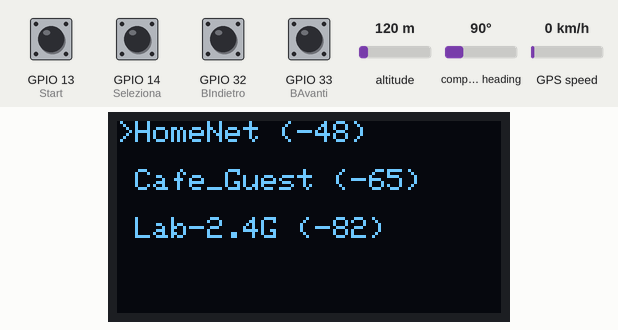
Simulated run of this sketch. Board: ESP32. Parts: 128×64 one-colour display. Inputs (shaded band) come from the test bench; at power-on: GPIO 13 (Start), GPIO 14 (Seleziona), GPIO 32 (BIndietro), GPIO 33 (BAvanti) HIGH, altitude 120 m, compass heading 90°, GPS speed 0 km/h. A WiFi scan finds three made-up networks; storage starts empty; the GPS gets a fix after 3 s at 37.7749, -122.4194 with 8 satellites; what the sketch prints to the serial monitor is not drawn.

Above: at 3.2 s.
3.3 s: GPIO 13 (Start) pulled LOW for 0.15 s
6.8 s: GPIO 32 (BIndietro) pulled LOW for 1 s
At 8.5 s:
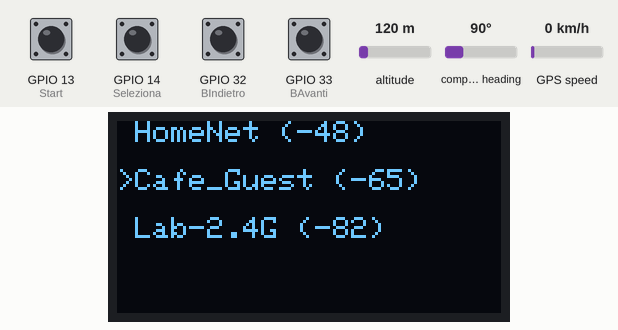
9.3 s: GPIO 14 (Seleziona) pulled LOW for 0.15 s
At 9.7 s:
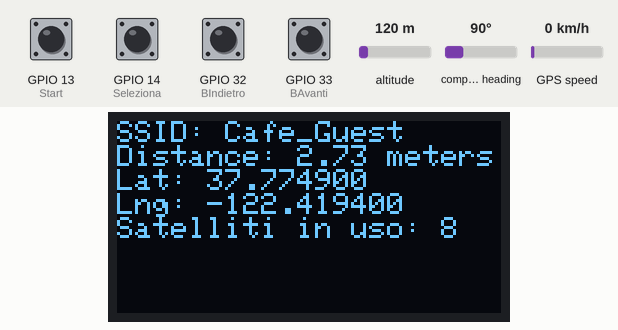
10.9 s: GPIO 33 (BAvanti) pulled LOW for 0.15 s
At 12.6 s:
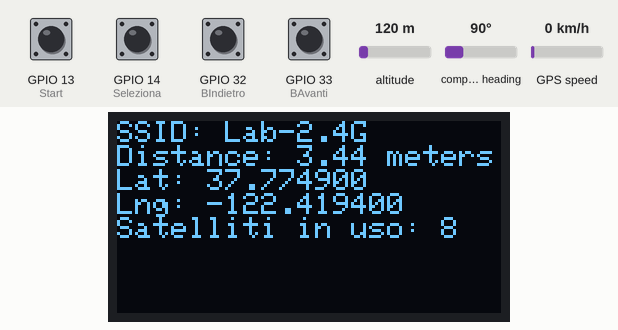
12.9 s: GPIO 33 (BAvanti) pulled LOW for 0.15 s
At 14.4 s:
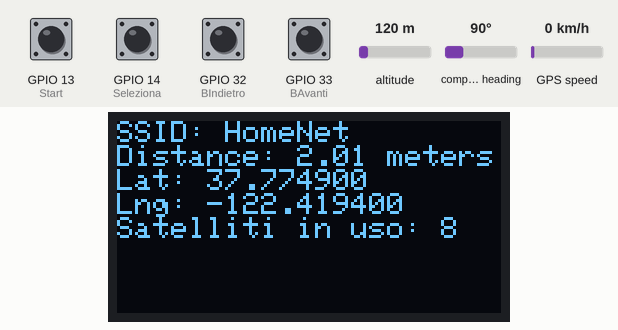
14.9 s: GPIO 33 (BAvanti) pulled LOW for 1 s
At 16.7 s:
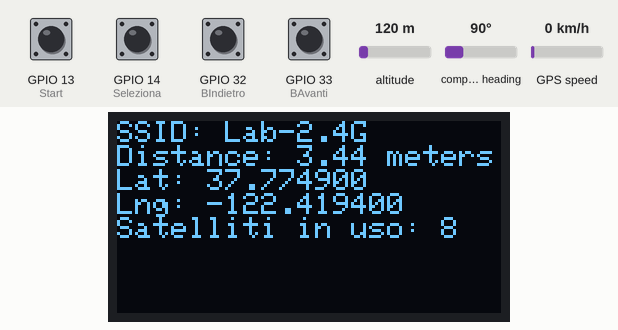
Timing chart, 0 to 18.2 s (numbered marks = the images above; inputs shaded):
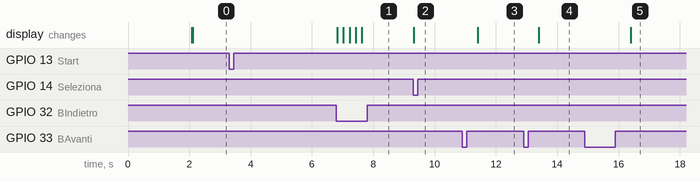

The sketch:

WD_Project.ino
```cpp
#include <ESPAsyncWebServer.h>
#include <Wire.h>
#include <Adafruit_GFX.h>
#include <Adafruit_SSD1306.h>
#include <WiFi.h>
#include <TinyGPS++.h>
#include <LittleFS.h>
#include <ArduinoJson.h>

const char* ssid = "ESP32";
const char* password = "12345678";
// Crea l'istanza del server web sulla porta 80
AsyncWebServer server(80);

#define JSON_BUFFER_SIZE 1024

#define BAvanti 33
#define BIndietro 32
#define Seleziona 14
#define Start 13

#define OLED_SDA 21
#define OLED_SCL 22
#define OLED_RST -1

#define OLED_WIDTH 128
#define OLED_HEIGHT 64

Adafruit_SSD1306 display(OLED_WIDTH, OLED_HEIGHT, &Wire, OLED_RST);

#define GPS_RX 27
#define GPS_TX 26

TinyGPSPlus gps;
HardwareSerial neogps(1);

struct WiFiNetwork {
  String ssid;
  int rssi;
};
const int maxNetworks = 50;
WiFiNetwork networks[maxNetworks];
int numNetworks = 0;
int currentNetwork = 0;
bool shouldScanNetworks = false;
bool isFirstScan = false;

//variabili gestione visualizzazione pagine display
bool displayUpdate = true;
bool selectingNetwork = false;
bool displayDistanceScreen = false;
const int networksPerPage = 3;
int totalPages = 1;
int currentPage = 0;

//variabili debouncing
unsigned long lastButtonPressTime = 0;
const unsigned long buttonDebounceDelay = 200;

void setup() {

  Serial.begin(115200);
  neogps.begin(9600, SERIAL_8N1, GPS_RX, GPS_TX);


  if (!LittleFS.begin()) {
    Serial.println("Errore nell'inizializzazione di LittleFS");
  }

  pinMode(BAvanti, INPUT_PULLUP);
  pinMode(BIndietro, INPUT_PULLUP);
  pinMode(Seleziona, INPUT_PULLUP);
  pinMode(Start, INPUT_PULLUP);


  Wire.begin(OLED_SDA, OLED_SCL);
  if (!display.begin(SSD1306_SWITCHCAPVCC, 0x3C)) {
    Serial.println(F("Errore nell'inizializzazione del display OLED"));
    while (true)
      ;
  }

  isFirstScan = false;

  connectToWiFi();

  displayInit();
}

void loop() {
  gestionePulsanti();

  while (neogps.available() > 0) {
    if (gps.encode(neogps.read())) {
      if (!displayDistanceScreen) {
        // Aggiorna il display solo se è stata effettuata una scansione e isFirstScan è true
        if (displayUpdate ) {
          displayNetworks();
          displayUpdate = false;
        }
      } else {
        displayDistance();
      }
    }
  }
}

void connectToWiFi() {
  scanNetworks();
  // Verifica se la rete ssid è disponibile nella lista delle reti trovate
  bool networkFound = false;
  for (int i = 0; i < numNetworks; i++) {
    if (networks[i].ssid == ssid) {
      networkFound = true;
      break;
    }
  }

  // Effettua la connessione WiFi solo se la rete ssid è disponibile
  if (networkFound) {

    Serial.print("Connecting to ");
    Serial.println(ssid);

    WiFi.begin(ssid, password);

    while (WiFi.status() != WL_CONNECTED) {
      delay(500);
      Serial.print(".");
    }

    Serial.println("");
    Serial.println("WiFi connected");
    Serial.print("IP address: ");
    Serial.println(WiFi.localIP());
    server.on("/download", HTTP_GET, handleDataDownload);
    server.on("/", HTTP_GET, handleRoot);
    server.begin();

  } else {
    Serial.println("Rete WiFi non trovata");
  }
}
void handleDataDownload(AsyncWebServerRequest* request) {
  if (LittleFS.exists("/data.json")) {
    AsyncWebServerResponse* response = request->beginResponse(LittleFS, "/data.json", "application/octet-stream", true);
    request->send(response);
  } else {
    request->send(404, "text/plain", "File not found");
  }
}
void handleRoot(AsyncWebServerRequest* request) {
  String html = "<!DOCTYPE html><html><head>";
  html += "<title>Wardriving Data</title>";
  html += "<style>body{font-family:Arial,sans-serif;}table{border-collapse:collapse;width:100%;}th,td{border:1px solid #dddddd;text-align:left;padding:8px;}</style>";
  html += "</head><body>";
  html += "<h2>Wardriving Data</h2>";

  if (!isFirstScan) {

    html += "<p>Clicca sul link per scaricare i dati salvati in formato JSON:</p>";
    html += "<a href=\"/download\" download>Scarica dati</a>";
  } else {
    // Mostra il link per scaricare i dati
    html += "<p>Clicca sul link per scaricare i dati salvati in formato JSON:</p>";
    html += "<a href=\"/download\" download>Scarica dati</a>";

    // Mostra la tabella solo se il primo scan è stato completato
    html += "<h3>Elenco reti Wi-Fi rilevate</h3>";
    html += "<table><tr><th>SSID</th><th>RSSI</th><th>Latitudine</th><th>Longitudine</th></tr>";
    // Popola la tabella con i dati salvati
    for (int i = 0; i < numNetworks; i++) {
      html += "<tr><td>" + networks[i].ssid + "</td><td>" + String(networks[i].rssi) + "</td><td>" + String(gps.location.lat(), 6) + "</td><td>" + String(gps.location.lng(), 6) + "</td></tr>";
    }
  }

  html += "</table></body></html>";

  // Invia la risposta al client
  request->send(200, "text/html", html);
}
void salvaDati() {

  DynamicJsonDocument doc(JSON_BUFFER_SIZE);

  for (int i = 0; i < numNetworks; i++) {
    JsonObject networkObj = doc.createNestedObject();
    networkObj["ssid"] = networks[i].ssid;
    networkObj["rssi"] = networks[i].rssi;
    networkObj["latitudine"] = String(gps.location.lat(), 6);
    networkObj["longitudine"] = String(gps.location.lng(), 6);
  }

  // Apri il file in modalità scrittura
  File dataFile = LittleFS.open("/data.json", "w");
  if (!dataFile) {
    Serial.println("Errore nell'apertura del file");
    return;
  }

  // Scrivi l'oggetto JSON sul file
  serializeJson(doc, dataFile);
  dataFile.close();

  Serial.println("Dati salvati con successo");
}
void scanNetworks() {
  numNetworks = WiFi.scanNetworks();
  Serial.println("Scan completato");
  Serial.print("Trovate ");
  Serial.print(numNetworks);
  Serial.println(" reti");


  for (int i = 0; i < numNetworks; i++) {
    networks[i].ssid = WiFi.SSID(i);
    networks[i].rssi = WiFi.RSSI(i);
  }
}
void displayNetworks() {

  display.clearDisplay();
  display.setCursor(0, 0);

  int startIndex = currentPage * networksPerPage;
  int endIndex = min(startIndex + networksPerPage, numNetworks);

  int networksToShow = min(networksPerPage, numNetworks - startIndex);  // Numero di reti da visualizzare nella pagina corrente

  for (int i = 0; i < networksToShow; i++) {
    int networkIndex = startIndex + i;

    if (networkIndex == currentNetwork) {
      display.print(">");
    } else {
      display.print(" ");
    }

    display.print(networks[networkIndex].ssid);
    display.print(" (");
    display.print(networks[networkIndex].rssi);
    display.println(")");
    display.println("");
  }

  display.display();
}
bool isButtonPressed(int buttonPin) {
  bool buttonState = digitalRead(buttonPin);

  if (buttonState == LOW && millis() - lastButtonPressTime >= buttonDebounceDelay) {
    lastButtonPressTime = millis();
    return true;
  }

  return false;
}
void gestionePulsanti() {
  totalPages = (numNetworks + networksPerPage - 1) / networksPerPage;
  bool pageChanged = false;

  if (isButtonPressed(Start)) {
    shouldScanNetworks = true;
  }

  if (shouldScanNetworks) {
    scanNetworks();
    salvaDati();
    displayNetworks();
    displayUpdate = true;
    shouldScanNetworks = false;  // Imposta nuovamente su false per evitare di riscansionare continuamente
    isFirstScan = true;          //abilita aggiornamento schermo
  }

  // Gestione del pulsante "Seleziona"
   if (isButtonPressed(Seleziona) && isFirstScan) {
    if (!selectingNetwork) {
      // Seleziona una rete per visualizzare la distanza
      selectingNetwork = true;
      displayDistanceScreen = true;
      displayDistance();

    } else {
      // Torna alla visualizzazione delle reti disponibili
      selectingNetwork = false;
      displayUpdate = true;
      displayDistanceScreen = false;
      displayNetworks();
      displayUpdate = true;  // Aggiornamento del display
    }
  }

  // Gestione del pulsante "Avanti"
  if (isButtonPressed(BAvanti) && isFirstScan) {
    currentNetwork++;
    if (currentNetwork >= numNetworks) {
      currentNetwork = 0;
    }
    pageChanged = true;
    displayUpdate = true;
  }

  // Gestione del pulsante "Indietro"
  if (isButtonPressed(BIndietro) && isFirstScan) {
    currentNetwork--;
    if (currentNetwork < 0) {
      currentNetwork = numNetworks - 1;
    }
    pageChanged = true;
    displayUpdate = true;
  }

  if (pageChanged) {
    currentPage = currentNetwork / networksPerPage;
    displayUpdate = true;
  }

  // Aggiorna il display solo se è stata effettuata una scansione e isFirstScan è true
  if (displayUpdate && !displayDistanceScreen && !selectingNetwork && isFirstScan) {
    displayNetworks();
    displayUpdate = false;
  }
}
void displayDistance() {

  float distance = calculateDistance(networks[currentNetwork].rssi);

  display.clearDisplay();
  display.setCursor(0, 0);
  display.print("SSID: ");
  display.println(networks[currentNetwork].ssid);
  display.print("Distance: ");
  display.print(distance);
  display.print(" meters");

  displayGPS();

  display.display();
}
void displayGPS() {

  if (gps.location.isValid()) {
    display.print("Lat: ");
    display.print(gps.location.lat(), 6);
    display.println("");
    display.print("Lng: ");
    display.print(gps.location.lng(), 6);
    display.println();
    display.print("Satelliti in uso: ");
    display.println(gps.satellites.value());
  } else {
    display.print("GPS non agganciato");
    display.println();
    display.print("Satelliti in uso: ");
    display.println(gps.satellites.value());
  }

  display.display();
}
void displayInit() {
  display.clearDisplay();
  display.setTextColor(WHITE);
  display.setTextSize(1);


  display.setCursor(0, 0);

  // Mostra il testo
  display.println("Wardriving");
  display.println("");
  display.println("Premere Start per");
  display.println("effettuare lo scan ");
  display.println("");

  // Verifica se il WiFi è connesso e ottieni l'indirizzo IP
  if (WiFi.status() == WL_CONNECTED) {
    display.println("Per scaricare i dati:");
    display.print("http:\\ ");
    display.println(WiFi.localIP());
    display.print("sulla rete:");
    display.println(ssid);
  } else {
    display.println("Connettiti a una rete");
    display.println("WiFi per scaricare i dati");
  }

  display.display();
}
float calculateDistance(int rssi) {
  //stima della distanza rispetto al router
  float exp = (27.55 - (20 * log10(abs(rssi)))) / 20.0;
  return pow(10.0, -exp);
}
```

Measured:
- after the input at 3.3 s, every drawn part: stays the same
- after the input at 6.8 s, the display: first changes at once (image 1 shows a later state)
- after the input at 9.3 s, the display: changes at once (image 2)
- after the input at 10.9 s, the display: changes after 0.50 s (image 3)
- after the input at 12.9 s, the display: changes after 0.50 s (image 4)
- after the input at 14.9 s, the display: changes after 1.5 s (image 5)
